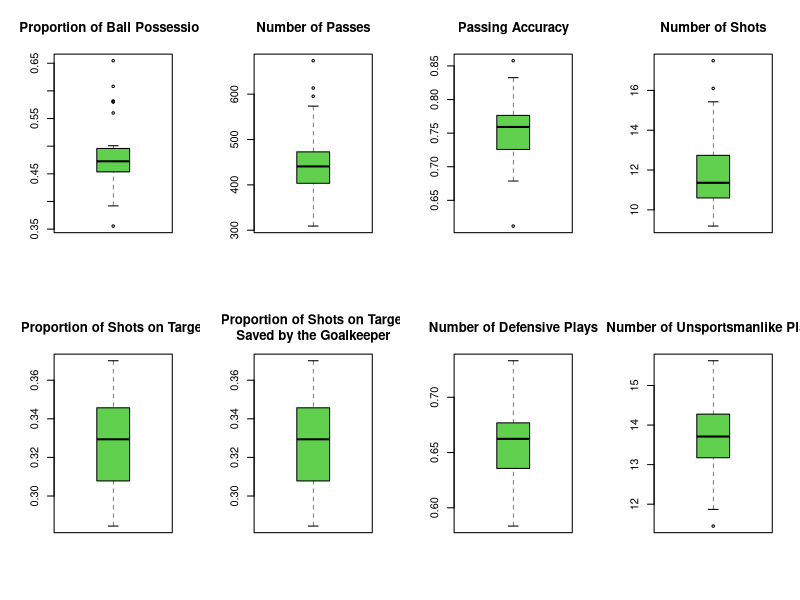
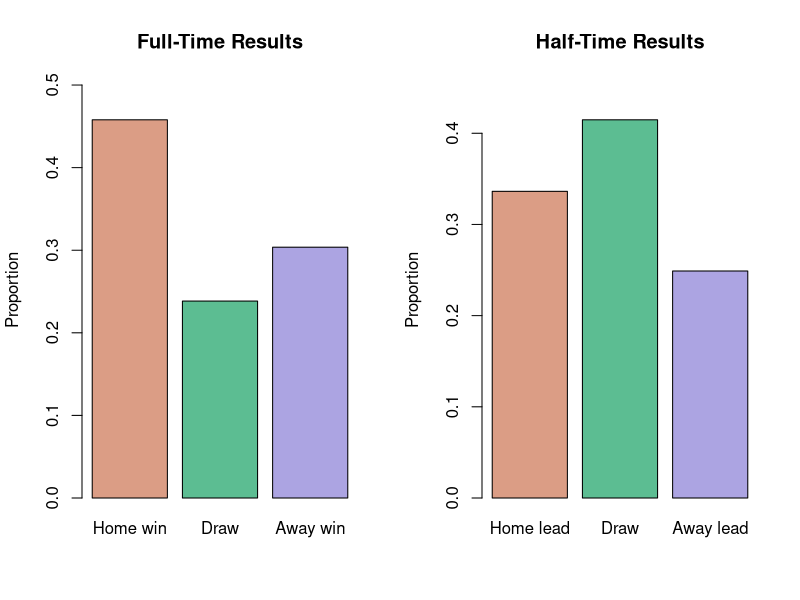
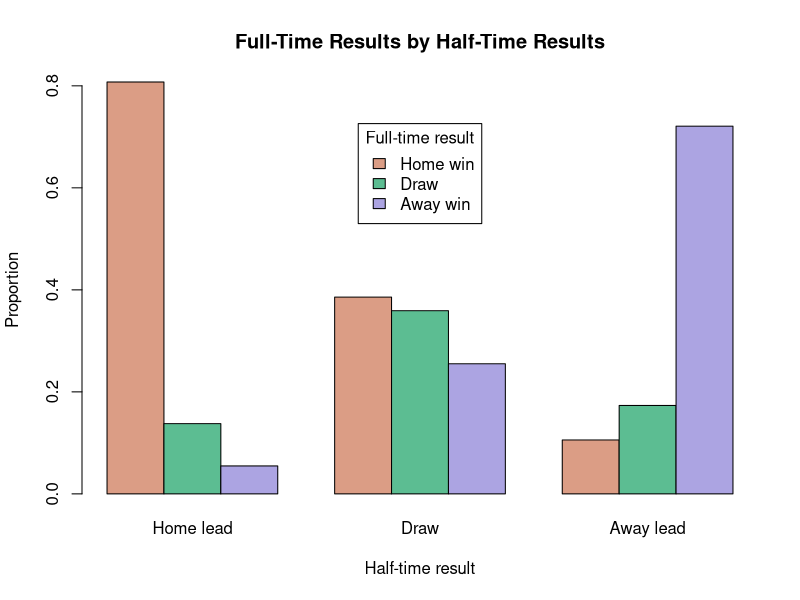
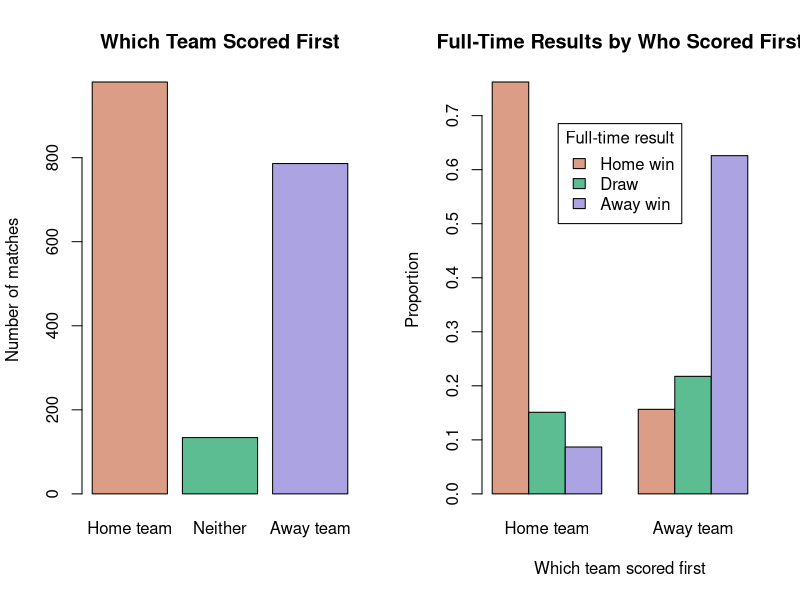
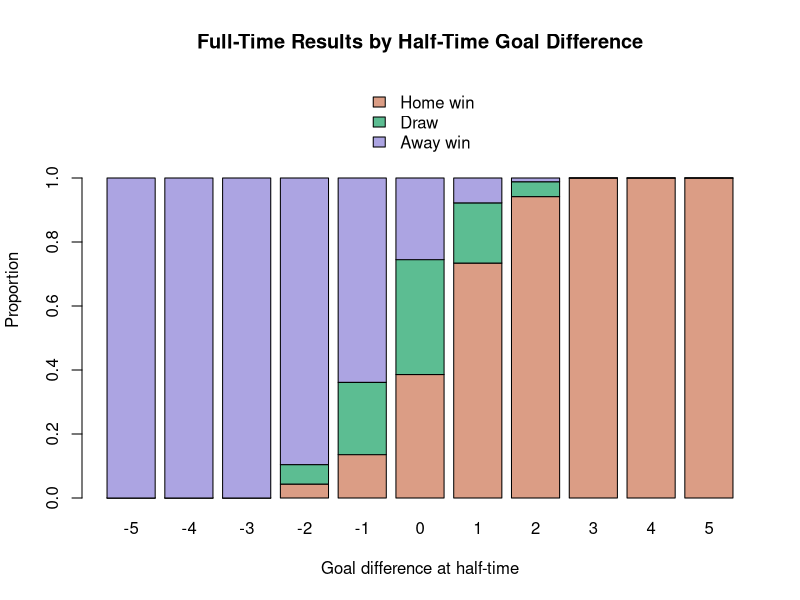
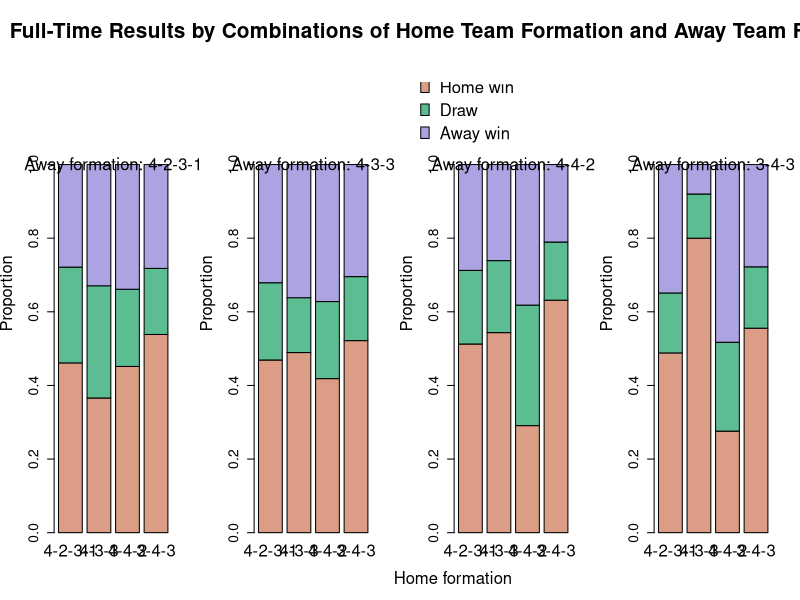
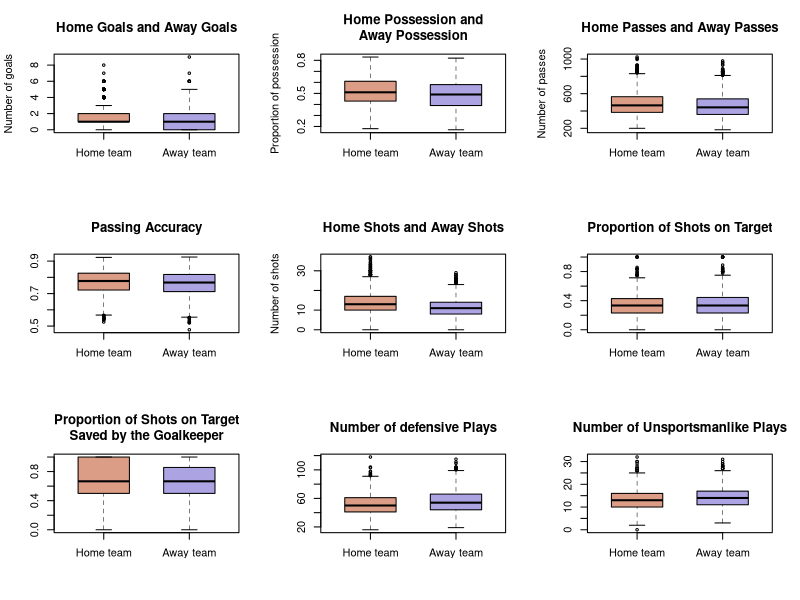
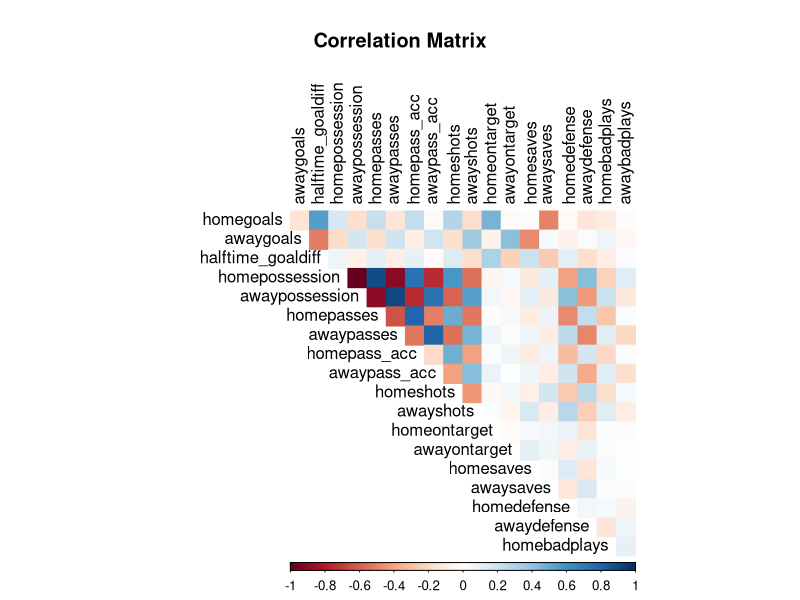

These charts were generated, in order, by the following R code:
## Analyzing match statistics and team performances in 5 seasons (2015/16 to 2019/20) of the Premier League
##
## AUTHOR: TARA NGUYEN
## Part of final project for UCLA Extension course:
## Introduction to Data Science
## Completed in December 2020

########## DATA IMPORT AND CLEANING ##########

library(readr)   ## for function read_csv()
matchstats <- read_csv('matchstats.csv')
matchstats
names(matchstats)
summary(matchstats)
colSums(is.na(matchstats))

## replace NAs

matchstats$scoredfirst[is.na(matchstats$scoredfirst)] <- 'neither'

## turn some variables into factors

matchstats$season <- as.factor(matchstats$season)
matchstats$fulltime_res <- factor(matchstats$fulltime_res,
	levels = c('home_win', 'draw', 'away_win'))
matchstats$scoredfirst <- factor(matchstats$scoredfirst,
	levels = c('home', 'neither', 'away'))
matchstats$halftime_res <- factor(matchstats$halftime_res,
	levels = c('home_lead', 'draw', 'away_lead'))
summary(matchstats)

########## DATA TRANSFORMATION ##########

## full-time and half-time results

ft_res <- c('Home win', 'Draw', 'Away win')
ht_res <- c('Home lead', 'Draw', 'Away lead')

## which team scored first

sf <- c('Home team', 'Neither', 'Away team')

##### MATCH RECORDS #####

## most home goals, most away goals

sorthomegoals <- matchstats[order(matchstats$homegoals), c(1:4, 5)]
tail(sorthomegoals)
tail(matchstats[order(matchstats$awaygoals), c(1:4, 6)])

## draws with the most goals

tail(sorthomegoals[sorthomegoals$fulltime_res == 'draw', ], 15)

## biggest home wins, biggest away wins

goaldiff <- matchstats$homegoals - matchstats$awaygoals
tail(matchstats[order(goaldiff), c(1:3, 5, 6)])
head(matchstats[order(goaldiff), c(1:3, 5, 6)])

## highest goal difference at half-time

tail(matchstats[order(matchstats$halftime_goaldiff), c(1:4, 9)])

## biggest comebacks after trailing at half-time

comeback <- cbind(matchstats[, c(1:3, 5, 6, 9)], goaldiff)
comeback <- comeback[order(comeback$halftime_goaldiff), ]

home_cb <- subset(comeback, halftime_goaldiff < 0 & goaldiff > 0)
home_cb_goals <- home_cb$goaldiff - home_cb$halftime_goaldiff
tail(home_cb[order(abs(home_cb$halftime_goaldiff), home_cb_goals), ])

away_cb <- subset(comeback, halftime_goaldiff > 0 & goaldiff < 0)
away_cb_goals <- away_cb$halftime_goaldiff - away_cb$goaldiff
tail(away_cb[order(away_cb$halftime_goaldiff, away_cb_goals), ])

## most unbalanced possession

possessdiff <- matchstats$homepossession - matchstats$awaypossession
tail(matchstats[order(abs(possessdiff)), c(1:4, 12, 13)])

## wins with the lowest possession

sorthomepossess <- matchstats[order(matchstats$homepossession), c(1:4, 12)]
head(sorthomepossess[sorthomepossess$fulltime_res == 'home_win', ])
sortawaypossess <- matchstats[order(matchstats$awaypossession), c(1:4, 13)]
head(sortawaypossess[sortawaypossess$fulltime_res == 'away_win', ])

## losses with the highest possession

tail(sorthomepossess[sorthomepossess$fulltime_res == 'away_win', ])
tail(sortawaypossess[sortawaypossess$fulltime_res == 'home_win', ])

## most/least passes by both teams combined

totalpasses <- matchstats$homepasses + matchstats$awaypasses
passes_subset <- cbind(matchstats[, c(1:4, 14, 15)], totalpasses)
tail(passes_subset[order(totalpasses), ])
head(passes_subset[order(totalpasses), ])

## biggest difference in number of accurate passes

homeaccpasses <- matchstats$homepasses * matchstats$homepass_acc
awayaccpasses <- matchstats$awaypasses * matchstats$awaypass_acc
accpassdiff <- abs(homeaccpasses - awayaccpasses)
accpass_subset <- cbind(matchstats[, c(1:4)], homeaccpasses, awayaccpasses,
	accpassdiff)
tail(accpass_subset[order(accpassdiff), ])

## most/least shots by both teams combined

totalshots <- matchstats$homeshots + matchstats$awayshots
shots_subset <- cbind(matchstats[, c(1:4, 18, 19)], totalshots)
tail(shots_subset[order(totalshots), ])
head(shots_subset[order(totalshots), ])

## wins with the least shots on target

homeshots_ot <- matchstats$homeshots * matchstats$homeontarget
homesot_subset <- cbind(matchstats[, 1:4], homeshots_ot)
homesot_subset <- homesot_subset[order(homeshots_ot), ]
head(homesot_subset[homesot_subset$fulltime_res == 'home_win', ])

awayshots_ot <- matchstats$awayshots * matchstats$awayontarget
awaysot_subset <- cbind(matchstats[, 1:4], awayshots_ot)
awaysot_subset <- awaysot_subset[order(awayshots_ot), ]
head(awaysot_subset[awaysot_subset$fulltime_res == 'away_win', ])

## losses with the most shots on target

tail(homesot_subset[homesot_subset$fulltime_res == 'away_win', ])
tail(awaysot_subset[awaysot_subset$fulltime_res == 'home_win', ])

## biggest difference in number of shots on target

sotdiff <- abs(homeshots_ot - awayshots_ot)
sot_subset <- cbind(matchstats[, 1:4], homeshots_ot, awayshots_ot, sotdiff)
tail(sot_subset[order(sot_subset$sotdiff), ])

## goalless draws with the highest number of shots on target

totalsot <- homeshots_ot + awayshots_ot
nogoal_subset <- cbind(matchstats[, c(1:3, 7)], homeshots_ot, awayshots_ot, 
	totalsot)
nogoal_subset <- subset(nogoal_subset, scoredfirst == 'neither',
	select = c(1:3, 5:7))
tail(nogoal_subset[order(nogoal_subset$totalsot), ])

## most/least defensive plays by both teams combined

totaldefense <- matchstats$homedefense + matchstats$awaydefense
defense_subset <- cbind(matchstats[, c(1:4, 24, 25)], totaldefense)
tail(defense_subset[order(totaldefense), ])
head(defense_subset[order(totaldefense), ])

## most/least unsportsmanlike plays by both teams combined

totalbadplays <- matchstats$homebadplays + matchstats$awaybadplays
badplays_subset <- cbind(matchstats[, c(1:4, 26, 27)], totalbadplays)
tail(badplays_subset[order(totalbadplays), ])
head(badplays_subset[order(totalbadplays), ])

##### CONTIGENCY TABLES ACROSS ALL MATCHES #####

## full-time results, half-time results, and which team scored first

(ft_res_tab <- table(matchstats$fulltime_res))
(ht_res_tab <- table(matchstats$halftime_res))
(sf_tab <- table(matchstats$scoredfirst))

## full-time results by half-time results

(ft_ht_tab <- xtabs(~ fulltime_res + halftime_res, matchstats))
(ft_ht_proptab <- prop.table(ft_ht_tab, 2))   ## proportions

## full-time results by who scored first

(ft_sf_tab <- xtabs(~ fulltime_res + scoredfirst, matchstats))
(ft_sf_proptab <- prop.table(ft_sf_tab, 2))   ## proportions

## full-time results by goal difference at half-time, by home goals and by away goals

(ft_htgd_tab <- xtabs(~ fulltime_res + halftime_goaldiff, matchstats))
(ft_htgd_proptab <- prop.table(ft_htgd_tab, 2))   ## proportions

## full-time results by home goals and by away goals

(ft_homegoals_tab <- xtabs(~ fulltime_res + homegoals, matchstats))
(ft_awaygoals_tab <- xtabs(~ fulltime_res + awaygoals, matchstats))

## number of unique formations

(n_formations_unique <- 
	length(unique(c(matchstats$homeformation, matchstats$awayformation))))
	## 33

## number of times each formation was used

(homefm_tab <- sort(table(matchstats$homeformation), decreasing = T))
(awayfm_tab <- sort(table(matchstats$awayformation), decreasing = T))

## number of home wins, draws, and away wins grouped by formation
## (only the most used formations included)

ft_form_tab <- xtabs(~ fulltime_res + homeformation + awayformation, 
	matchstats)
(ft_form_tab <- ft_form_tab[, names(homefm_tab[1:4]),
	names(awayfm_tab[1:4])])
(ft_form_proptab <- prop.table(ft_form_tab, 2:3))   ## proportions

##### PER-SEASON AND PER-MATCH AVERAGES AT TEAM LEVEL #####

n_teams_per_season <- 20

## all teams

(teams <- sort(unique(c(matchstats$hometeam, matchstats$awayteam))))

## abbreviate team names

teams_abbr <- toupper(substr(teams, 1, 3))
teams_abbr[which(teams_abbr == 'MAN')] <- c('MCT', 'MU')
teams_abbr[which(teams_abbr == 'WES')] <- c('WBA', 'WHU')
teams_abbr

## number of unique teams in all seasons

(n_teams_unique <- length(teams))   ## 29

## number of home/away games each team played across all seasons

n_homegames_byteam <- table(matchstats$hometeam)

## number of seasons each team played in

(n_seasons_byteam <- n_homegames_byteam / (n_teams_per_season - 1))

## teams that played in all 5 seasons

n_seasons_byteam[n_seasons_byteam == 5]
sum(n_seasons_byteam == 5)   ## 13

## season-average number of wins/draws/losses

home_res_tab <- xtabs(~ fulltime_res + hometeam, matchstats)
home_res_seasonavg <- home_res_tab / as.vector(n_seasons_byteam)
head(home_res_seasonavg)

away_res_tab <- xtabs(~ fulltime_res + awayteam, matchstats)
away_res_seasonavg <- away_res_tab / as.vector(n_seasons_byteam)
head(away_res_seasonavg)

res_seasonavg <- rbind(home_res_seasonavg[1, ] + away_res_seasonavg[3, ],
	home_res_seasonavg[2, ] + away_res_seasonavg[2, ],
	home_res_seasonavg[3, ] + away_res_seasonavg[1, ])
rownames(res_seasonavg) <- c('win', 'draw', 'loss')
(res_proptab <- prop.table(res_seasonavg, 2))   ## proportions

## season-average number of times each team scored/conceded first, grouped by full-time results

home_sf_res_tab <- xtabs(~ hometeam + scoredfirst + fulltime_res, 
	matchstats)
home_sf_res_seasonavg <- home_sf_res_tab / as.vector(n_seasons_byteam)
head(home_sf_res_seasonavg[, , 2])

away_sf_res_tab <- xtabs(~ awayteam + scoredfirst + fulltime_res, 
	matchstats)
away_sf_res_seasonavg <- away_sf_res_tab / as.vector(n_seasons_byteam)
head(away_sf_res_seasonavg[, , 2])

## season-average number of wins after conceding first

concf_win_seasonavg <- rbind(home_sf_res_seasonavg[, 'away', 'home_win'], 
	away_sf_res_seasonavg[, 'home', 'away_win'])
rownames(concf_win_seasonavg) <- c('home_win', 'away_win')
concf_win_seasonavg

## percentage of times each team won after conceding first

home_concf_win_prop <- prop.table(home_sf_res_tab[, 'away', ], 1)
away_concf_win_prop <- prop.table(away_sf_res_tab[, 'home', ], 1)
concf_win_prop <- cbind(home_concf_win_prop[, 'home_win'],
	away_concf_win_prop[, 'away_win'])
colnames(concf_win_prop) <- c('Home', 'Away')
head(concf_win_prop)

## season-average number of losses after scoring first

sf_loss_seasonavg <- rbind(home_sf_res_seasonavg[, 'home', 'away_win'], 
	away_sf_res_seasonavg[, 'away', 'home_win'])
rownames(sf_loss_seasonavg) <- c('home_loss', 'away_loss')
sf_loss_seasonavg

## season-average number of half-time leads/draws/trails, grouped by full-time results

home_ft_ht_tab <- xtabs(~ hometeam + halftime_res + fulltime_res,
	matchstats)
colnames(home_ft_ht_tab) <- c('lead', 'draw', 'trail')
home_ht_ft_seasonavg <- home_ft_ht_tab / as.vector(n_seasons_byteam)
head(home_ht_ft_seasonavg[, , 1])

away_ft_ht_tab <- xtabs(~ awayteam + halftime_res + fulltime_res,
	matchstats)
colnames(away_ft_ht_tab) <- c('trail', 'draw', 'lead')
away_ht_ft_seasonavg <- away_ft_ht_tab / as.vector(n_seasons_byteam)
head(away_ht_ft_seasonavg[, , 1])

## season-average number of wins after trailing at half-time

httrail_win_seasonavg <- rbind(home_ht_ft_seasonavg[, 'trail', 'home_win'],
	away_ht_ft_seasonavg[, 'trail', 'away_win'])
rownames(httrail_win_seasonavg) <- c('home_win', 'away_win')
httrail_win_seasonavg

## percentage of times each team won after trailing at half-time

home_httrail_win_prop <- prop.table(home_ft_ht_tab[, 'trail', ])
away_httrail_win_prop <- prop.table(away_ft_ht_tab[, 'trail', ])
httrail_win_prop <- cbind(home_httrail_win_prop[, 'home_win'],
	away_httrail_win_prop[, 'away_win'])
colnames(httrail_win_prop) <- c('Home', 'Away')
head(httrail_win_prop)

## season-average number of losses after leading at half-time

htlead_loss_seasonavg <- rbind(home_ht_ft_seasonavg[, 'lead', 'away_win'], 
	away_ht_ft_seasonavg[, 'lead', 'home_win'])
rownames(htlead_loss_seasonavg) <- c('home_loss', 'away_loss')
htlead_loss_seasonavg

## season-average number of clean sheets

(cleansh_seasonavg <- (xtabs(~ hometeam + awaygoals, matchstats)[, 1] +
	xtabs(~ awayteam + homegoals, matchstats)[, 1]) / n_seasons_byteam)

## match-average stats

home_matchavg <- aggregate(cbind(homegoals, awaygoals, halftime_goaldiff, 
	homepossession, homepasses, homepass_acc, homeshots, homeontarget, 
	homesaves, homedefense, homebadplays) ~ hometeam, matchstats, mean)
colnames(home_matchavg) <- c('team', 'goalsscored', 'goalsconceded', 
	'ht_goaldiff', 'possession', 'passes', 'pass_acc', 'shots', 'ontarget', 
	'saves', 'defense', 'badplays')

away_matchavg <- aggregate(cbind(homegoals, awaygoals, halftime_goaldiff, 
	awaypossession, awaypasses, awaypass_acc, awayshots, awayontarget, 
	awaysaves, awaydefense, awaybadplays) ~ awayteam, matchstats, mean)
colnames(away_matchavg) <- c('team', 'goalsconceded', 'goalsscored', 
	'ht_goaldiff', 'possession', 'passes', 'pass_acc', 'shots', 'ontarget', 
	'saves', 'defense', 'badplays')

matchavg <- cbind(home_matchavg[, 1:3], away_matchavg[, 3:2], 
	(home_matchavg[, 2] + away_matchavg[, 3]) / 2,
	(home_matchavg[, 3] + away_matchavg[, 2]) / 2)
matchavg <- cbind(matchavg,
	(home_matchavg[, -(1:3)] + away_matchavg[, -(1:3)]) / 2)
colnames(matchavg)
colnames(matchavg)[2:7] <- c('homescored', 'homeconceded', 'awayscored', 
	'awayconceded', 'totalscored', 'totalconceded')
matchavg$ft_goaldiff <- with(matchavg, 
	(homescored + awayscored - homeconceded - awayconceded) / 2)
colnames(matchavg)
matchavg <- matchavg[, c(1:7, 17, 8:16)]
format(head(matchavg), digits = 4)

##### SEASON-END STATS AT TEAM LEVEL #####

seasons <- levels(matchstats$season)

## teams in each season

library(reshape2)   ## for function melt()

teams_byseason <- t(aggregate(hometeam ~ season, matchstats, 
	function(x) sort(unique(x))))
teams_byseason <- teams_byseason[-1, ]
colnames(teams_byseason) <- seasons
teams_byseason <- melt(teams_byseason, varnames = c('', 'season'),
	value.name = 'team')
teams_byseason <- teams_byseason[, -1]
teams_byseason[c(1:5, 21:25), ]

## season-total number of wins/draws/losses

homewin_byseason <- aggregate(fulltime_res ~ hometeam + season, matchstats, 
	function(x) sum(x == 'home_win'))
awaywin_byseason <- aggregate(fulltime_res ~ awayteam + season, matchstats, 
	function(x) sum(x == 'away_win'))
win_byseason <- cbind(teams_byseason,
	homewin_byseason[, 3] + awaywin_byseason[, 3])
colnames(win_byseason)[3] <- 'win'

homedraw_byseason <- aggregate(fulltime_res ~ hometeam + season, matchstats, 
	function(x) sum(x == 'draw'))
awaydraw_byseason <- aggregate(fulltime_res ~ awayteam + season, matchstats, 
	function(x) sum(x == 'draw'))
draw_byseason <- cbind(teams_byseason,
	homedraw_byseason[, 3] + awaydraw_byseason[, 3])
colnames(draw_byseason)[3] <- 'draw'

homeloss_byseason <- aggregate(fulltime_res ~ hometeam + season, matchstats, 
	function(x) sum(x == 'away_win'))
awayloss_byseason <- aggregate(fulltime_res ~ awayteam + season, matchstats, 
	function(x) sum(x == 'home_win'))
loss_byseason <- cbind(teams_byseason,
	homeloss_byseason[, 3] + awayloss_byseason[, 3])
colnames(loss_byseason)[3] <- 'loss'

res_byseason <- cbind(win_byseason, draw_byseason[, 3], loss_byseason[, 3])
colnames(res_byseason)[4:5] <- c('draw', 'loss')
head(res_byseason)

## season-total number of points earned (3 for each win, 1 for each draw)

pts_byseason <- cbind(res_byseason[, 1:2],
	res_byseason$win * 3 + res_byseason$draw)
colnames(pts_byseason)[3] <- 'points'
head(pts_byseason)

## season-total number of goals scored/conceded

homesc_byseason <- aggregate(homegoals ~ hometeam + season, matchstats, sum)
awaysc_byseason <- aggregate(awaygoals ~ awayteam + season, matchstats, sum)
scored_byseason <- cbind(teams_byseason,
	homesc_byseason[, 3] + awaysc_byseason[, 3])
colnames(scored_byseason)[3] <- 'goalsscored'
head(scored_byseason)

homeconc_byseason <- aggregate(awaygoals ~ hometeam + season, matchstats, 
	sum)
awayconc_byseason <- aggregate(homegoals ~ awayteam + season, matchstats, 
	sum)
conceded_byseason <- cbind(teams_byseason,
	homeconc_byseason[, 3] + awayconc_byseason[, 3])
colnames(conceded_byseason)[3] <- 'goalsconceded'
head(conceded_byseason)

## season-total goal difference

goaldiff_byseason <- cbind(teams_byseason,
	scored_byseason[3] - conceded_byseason[3])
colnames(goaldiff_byseason)[3] <- 'goaldiff'
head(goaldiff_byseason)

##### TEAM RANKINGS #####

## rankings at the end of each season

ranktab_byseason <- cbind(res_byseason, pts_byseason[3], scored_byseason[3], 
	conceded_byseason[3])

## season-total goal difference
ranktab_byseason$goaldiff <- 
	ranktab_byseason$goalsscored - ranktab_byseason$goalsconceded

## ranks
ranktab_byseason <- ranktab_byseason[with(ranktab_byseason, 
	order(season, points, goaldiff, goalsscored, goalsconceded, 
	decreasing = c(F, rep(T, 4)))), ]
ranktab_byseason$rank <- rep(1:n_teams_per_season, length(seasons))
ncol <- ncol(ranktab_byseason)
ranktab_byseason <- ranktab_byseason[, c(ncol, 1:(ncol-1))]
head(ranktab_byseason)
tail(ranktab_byseason)

## rankings across all seasons

ranktab_allseasons <- cbind(n_homegames_byteam * 2, 
	aggregate(cbind(win, draw, loss, points, goalsscored, goalsconceded, 
		goaldiff) ~ team, ranktab_byseason, mean)[, -1])
head(ranktab_allseasons)
colnames(ranktab_allseasons)[1:2] <- c('team', 'matches')

## ranks
ranktab_allseasons <- ranktab_allseasons[with(ranktab_allseasons, 
	order(points, goaldiff, goalsscored, decreasing = T)), ]
ranktab_allseasons$rank <- 1:nrow(ranktab_allseasons)
ncol <- ncol(ranktab_allseasons)
ranktab_allseasons <- ranktab_allseasons[, c(ncol, 1:(ncol-1))]
head(ranktab_allseasons)   ## teams with the highest average points/season
tail(ranktab_allseasons)   ## teams with the lowest average points/season

##### TEAM RECORDS #####

## most/least wins/draws/losses in a season

tail(ranktab_byseason[order(ranktab_byseason$win), ])
head(ranktab_byseason[order(ranktab_byseason$win), ])
tail(ranktab_byseason[order(ranktab_byseason$draw), ])
head(ranktab_byseason[order(ranktab_byseason$draw), ])
tail(ranktab_byseason[order(ranktab_byseason$loss), ])
head(ranktab_byseason[order(ranktab_byseason$loss), ])

## most/least total wins/draws/losses per season

tail(ranktab_allseasons[order(ranktab_allseasons$win), ])
head(ranktab_allseasons[order(ranktab_allseasons$win), ])
tail(ranktab_allseasons[order(ranktab_allseasons$draw), ])
head(ranktab_allseasons[order(ranktab_allseasons$draw), ])
tail(ranktab_allseasons[order(ranktab_allseasons$loss), ])
head(ranktab_allseasons[order(ranktab_allseasons$loss), ])

## most/least points in a season

tail(ranktab_byseason[order(ranktab_byseason$points), ])
head(ranktab_byseason[order(ranktab_byseason$points), ])

## most season-average wins after conceding first

tail(sort(colSums(concf_win_seasonavg)))

## most season-average losses after scoring first

tail(sort(colSums(sf_loss_seasonavg)))

## most season-average wins after trailing at half-time

tail(sort(colSums(httrail_win_seasonavg)))

## most season-average losses after leading at half-time

tail(sort(colSums(htlead_loss_seasonavg)))

## most clean sheets per season

tail(sort(cleansh_seasonavg))

## most/least goals scored/conceded in a season

tail(ranktab_byseason[order(ranktab_byseason$goalsscored), ])
head(ranktab_byseason[order(ranktab_byseason$goalsscored), ])
tail(ranktab_byseason[order(ranktab_byseason$goalsconceded), ])
head(ranktab_byseason[order(ranktab_byseason$goalsconceded), ])

## highest/lowest goal difference in a season

tail(ranktab_byseason[order(ranktab_byseason$goaldiff), ])
head(ranktab_byseason[order(ranktab_byseason$goaldiff), ])

########## DATA VISUALIZATION ##########

## function for getting colors for plots
## n: number of colors needed
## i: index of the color palette listed in hcl.pals('qualitative')
## i = 1: "Pastel 1"
## i = 2: "Dark 2"
## i = 3: "Dark 3"
## i = 4: "Set 2"
## i = 5: "Set 3"
## i = 6: "Warm"
## i = 7: "Cold"
## i = 8: "Harmonic"
## i = 9: "Dynamic"
## i > 9: the list of palettes gets recycled
## alpha: color transparency; a single number or a vector of numbers between 0 and 1

getcol <- function(n, i, alpha = NULL) {
	if (i %% 9 != 0) {
		i <- i %% 9
	}
	hcl.colors(n, hcl.pals('qualitative')[i], alpha = alpha)
}

## colors for plots of home team vs. away team

col_hva <- getcol(3, 9)[c(1, 3)]

## function for setting the y-axis limits
## dat: data to be plotted

set_ylim <- function(dat) {
	ylim <- c(0, max(dat)) * 1.1
}

## function for saving plots as png files
## name: a descriptive name for the file (without the .png extension)
## w, h: width and height (in pixels) of the image

saveaspng <- function(name, w = 700, h = 480) {
	filename <- paste0('epldat5seasons/Plots/', name, '.png')
	png(filename, w, h)
}

##### PLOTS OF CONTIGENCY TABLES #####

saveaspng('fulltime-halftime-results1')
par(mfrow = c(1, 2))
barplot(prop.table(ft_res_tab), main = 'Full-Time Results', 
	names.arg = ft_res, ylab = 'Proportion', col = getcol(3, 9),
	ylim = set_ylim(prop.table(ft_res_tab)))
barplot(prop.table(ht_res_tab), main = 'Half-Time Results', 
	names.arg = ht_res, ylab = 'Proportion', col = getcol(3, 9),
	ylim = set_ylim(prop.table(ht_res_tab)))
par(mfrow = c(1, 1))
dev.off()
saveaspng('fulltime-halftime-results2')
barplot(ft_ht_proptab, main = 'Full-Time Results by Half-Time Results',
	names.arg = ht_res, xlab = 'Half-time result', ylab = 'Proportion',
	col = getcol(3, 9), beside = T, legend.text = ft_res, 
	args.legend = list(x = 'top', title = 'Full-time result', inset = .1))
dev.off()

saveaspng('fulltime-results-scoredfirst')
par(mfrow = c(1, 2))
barplot(sf_tab, main = 'Which Team Scored First', names.arg = sf,
	ylab = 'Number of matches', col = getcol(3, 9))
barplot(ft_sf_proptab[, -2], main = 'Full-Time Results by Who Scored First',
	names.arg = sf[-2], xlab = 'Which team scored first',
	ylab = 'Proportion', beside = T, col = getcol(3, 9),
	legend.text = ft_res, args.legend = list(x = 'top',
	title = 'Full-time result', inset = .1))
par(mfrow = c(1, 1))
dev.off()

saveaspng('fulltime-results-halftime-goaldiff')
barplot(ft_htgd_proptab, col = getcol(3, 9), ylim = c(0, 1.3), axes = F,
	main = 'Full-Time Results by Half-Time Goal Difference',
	xlab = 'Goal difference at half-time', ylab = 'Proportion')
## draw y-axis
axis(2, seq(0, 1, .2))
## add legend
legend('top', ft_res, fill = getcol(3, 9), bty = 'n')
dev.off()

saveaspng('formations', 1000)
par(mfrow = c(1, 4))
for (i in 1:4) {
	bp <- barplot(ft_form_proptab[, , i], col = getcol(3, 9), axes = F, 
		axisnames = F, ylim = c(0, 1.3), ylab = 'Proportion', 
		cex.lab = 1.5)
	## draw y-axis
	axis(2, seq(0, 1, .2), cex.axis = 1.25)
	## add info on teams' formations
	mtext(paste('Away formation:', dimnames(ft_form_proptab)[[3]][i]),
		line = -9)
	mtext(dimnames(ft_form_proptab)[[2]], at = bp, side = 1, line = 1)
}
par(mfrow = c(1, 1))
## add title and x-axis label
title <- 'Full-Time Results by Combinations of Home Team Formation and Away Team Formation'
xlab <- 'Home formation'
mtext(c(title, xlab), side = c(3, 1), line = c(2, 3.5), font = c(2, 1), 
	cex = c(1.25, 1))
## add legend
legend('topleft', ft_res, fill = getcol(3, 9), bty = 'n', 
	inset = c(.41, .02))
dev.off()

##### PLOTS OF NUMERIC VARIABLES #####

xnames <- c('Home team', 'Away team')

saveaspng('numericvars', 600)
par(mfrow = c(3, 3))
with(matchstats, boxplot(homegoals, awaygoals, col = col_hva,
	main = 'Home Goals and Away Goals', names = xnames,
	ylab = 'Number of goals', boxwex = .6, medlwd = 2, whisklwd = .5, 
	staplewex = .3, outcex = .5))
with(matchstats, boxplot(homepossession, awaypossession, col = col_hva,
	main = 'Home Possession and\nAway Possession', names = xnames,
	ylab = 'Proportion of possession', boxwex = .6, medlwd = 2, 
	whisklwd = .5, staplewex = .3, outcex = .5))
with(matchstats, boxplot(homepasses, awaypasses, col = col_hva,
	main = 'Home Passes and Away Passes', names = xnames,
	ylab = 'Number of passes', boxwex = .6, medlwd = 2, whisklwd = .5, 
	staplewex = .3, outcex = .5))
with(matchstats, boxplot(homepass_acc, awaypass_acc, col = col_hva,
	main = 'Passing Accuracy', names = xnames, boxwex = .6, medlwd = 2, 
	whisklwd = .5, staplewex = .3, outcex = .5))
with(matchstats, boxplot(homeshots, awayshots, col = col_hva,
	main = 'Home Shots and Away Shots', names = xnames,
	ylab = 'Number of shots', boxwex = .6, medlwd = 2, whisklwd = .5, 
	staplewex = .3, outcex = .5))
with(matchstats, boxplot(homeontarget, awayontarget, col = col_hva,
	main = 'Proportion of Shots on Target', names = xnames, boxwex = .6, 
	medlwd = 2, whisklwd = .5, staplewex = .3, outcex = .5))
with(matchstats, boxplot(homesaves, awaysaves, col = col_hva,
	main = 'Proportion of Shots on Target\nSaved by the Goalkeeper',
	names = xnames, boxwex = .6, medlwd = 2, whisklwd = .5, staplewex = .3, 
	outcex = .5))
with(matchstats, boxplot(homedefense, awaydefense, col = col_hva,
	main = 'Number of defensive Plays', names = xnames, boxwex = .6, 
	medlwd = 2, whisklwd = .5, staplewex = .3, outcex = .5))
with(matchstats, boxplot(homebadplays, awaybadplays, col = col_hva,
	main = 'Number of Unsportsmanlike Plays', names = xnames, boxwex = .6, 
	medlwd = 2, whisklwd = .5, staplewex = .3, outcex = .5))
par(mfrow = c(1, 1))
dev.off()

## visualization of correlation matrix

library(corrplot)   ## for function corrplot()

saveaspng('correlation-matrix', 480)
corrplot(cor(matchstats[, c(5:6, 9, 12:27)]), method = 'color', 
	title = 'Correlation Matrix', type = 'upper', diag = F, 
	mar = c(0, 0, 4, 0), tl.col = 1, cl.pos = 'b', cl.ratio = .1)
dev.off()

## pairwise scatterplot matrix, color-coded by full-time results

saveaspng('scatterplot-matrix')
plot(matchstats[, c(5:6, 9, 12, 20:23)], col = matchstats$fulltime_res, 
	main = 'Pairwise Scatterplot Matrix', pch = 20, cex = .8,
	lower.panel = NULL)
## add legend
legend('left', ft_res, title = 'Full-time result', col = 1:3, pch = 20, 
	cex = .8, inset = .1)
dev.off()

##### PLOTS OF PER-SEASON AND PER-MATCH AVERAGES #####

saveaspng('win-draw-loss', 1280)
barplot(res_proptab, col = getcol(3, 9), ylim = c(0, 1.3), axes = F,
	main = paste('Season-Average Numbers of Wins, Draws, and Losses,',
	'Grouped by Team'), names.arg = teams_abbr, xlab = 'Team',
	ylab = 'Proportion')
## draw y-axis
axis(2, seq(0, 1, .2))
## add legend
legend('top', ft_res, fill = getcol(3, 9), bty = 'n')
dev.off()

saveaspng('win-concfirst-seasonavg', 1280)
barplot(concf_win_seasonavg, col = getcol(2, 9), names.arg = teams_abbr,
	main = paste('Season-Average Number of Times A Team Won',
	'After Conceding First'), ylim = c(0, max(concf_win_seasonavg) * 1.1), 
	ylab = 'Number of matches', xlab = 'Team')
## add legend
legend('topleft', c('Home win', 'Away win'), fill = getcol(2, 9), 
	inset = c(.15, .05), horiz = T)
dev.off()

saveaspng('win-concfirst-prop', 480)
boxplot(concf_win_prop, col = col_hva, ylab = 'Proportion',
	main = 'Proportion of Times A Team Won After Conceding First', 
	boxwex = .6, medlwd = 2, whisklwd = .5, staplewex = .3, outcex = .5)
dev.off()

saveaspng('win-trailatht-seasonavg', 1280)
barplot(httrail_win_seasonavg, col = getcol(2, 9), names.arg = teams_abbr,
	main = paste('Season-Average Number of Times A Team Won',
	'After Trailing at Half-Time'), ylab = 'Number of matches',
	xlab = 'Team')
## add legend
legend('top', c('Home win', 'Away win'), fill = getcol(2, 9), inset = .1, 
	horiz = T)
dev.off()

saveaspng('win-trailatht-prop', 480)
boxplot(httrail_win_prop, col = col_hva, ylab = 'Proportion',
	main = 'Proportion of Times A Team Won After Trailing at Half-Time', 
	boxwex = .6, medlwd = 2, whisklwd = .5, staplewex = .3, outcex = .5)
dev.off()

## PLOTS OF NUMERIC VARIABLES

saveaspng('team-matchavg-goals-homevsaway', 600)
par(mfrow = c(1, 2))
with(matchavg, boxplot(homescored, awayscored, col = col_hva,
	main = 'Average Number of Goals Scored\nPer Match at Home Vs. Away', 
	cex.axis = .8, names = c('Home', 'Away'), ylab = 'Number of goals', 
	boxwex = .6, medlwd = 2, whisklwd = .5, staplewex = .3, outcex = .5))
with(matchavg, boxplot(homeconceded, awayconceded, col = col_hva,
	main = 'Average Number of Goals Conceded\nPer Match at Home Vs. Away', 
	cex.axis = .8, names = c('Home', 'Away'), ylab = 'Number of goals', 
	boxwex = .6, medlwd = 2, whisklwd = .5, staplewex = .3, outcex = .5))
par(mfrow = c(1, 1))
dev.off()

par(mfrow = c(2, 4))
boxplot(matchavg$possession, main = 'Proportion of Ball Possession',
	col = 3, boxwex = .6, medlwd = 2, whisklwd = .5, staplewex = .3, 
	outcex = .5)
boxplot(matchavg$passes, main = 'Number of Passes', col = 3, 
	boxwex = .6, medlwd = 2, whisklwd = .5, staplewex = .3, outcex = .5)
boxplot(matchavg$pass_acc, main = 'Passing Accuracy', col = 3, 
	boxwex = .6, medlwd = 2, whisklwd = .5, staplewex = .3, outcex = .5)
boxplot(matchavg$shots, main = 'Number of Shots', col = 3, 
	boxwex = .6, medlwd = 2, whisklwd = .5, staplewex = .3, outcex = .5)
boxplot(matchavg$ontarget, main = 'Proportion of Shots on Target', 
	col = 3, boxwex = .6, medlwd = 2, whisklwd = .5, staplewex = .3, 
	outcex = .5)
boxplot(matchavg$ontarget, col = 3,
	main = 'Proportion of Shots on Target\nSaved by the Goalkeeper', 
	boxwex = .6, medlwd = 2, whisklwd = .5, staplewex = .3, outcex = .5)
boxplot(matchavg$saves, main = 'Number of Defensive Plays', col = 3, 
	boxwex = .6, medlwd = 2, whisklwd = .5, staplewex = .3, outcex = .5)
boxplot(matchavg$badplays, main = 'Number of Unsportsmanlike Plays', 
	col = 3, boxwex = .6, medlwd = 2, whisklwd = .5, staplewex = .3, 
	outcex = .5)
par(mfrow = c(1, 1))

saveaspng('team-matchavg-possession', 1280)
barplot(matchavg$possession, col = getcol(n_teams_unique, 1),
	main = 'Average Proportion of Ball Possession Per Match', ylab = 'Team',
	names.arg = teams_abbr, ylim = c(0, max(matchavg$possession) * 1.1))
dev.off()

saveaspng('team-matchavg-passes', 1280)
barplot(matchavg$passes, col = getcol(n_teams_unique, 1),
	main = 'Average Number of Passes Per Match', ylab = 'Team',
	names.arg = teams_abbr, ylim = c(0, max(matchavg$passes) * 1.1))
dev.off()

saveaspng('team-matchavg-pass_acc', 1280)
barplot(matchavg$pass_acc, col = getcol(n_teams_unique, 1),
	main = 'Average Passing Accuracy Per Match', ylab = 'Team',
	names.arg = teams_abbr, ylim = c(0, max(matchavg$pass_acc) * 1.1))
dev.off()

saveaspng('team-matchavg-shots', 1280)
barplot(matchavg$shots, col = getcol(n_teams_unique, 1),
	main = 'Average Number of Shots Per Match', ylab = 'Team',
	names.arg = teams_abbr, ylim = c(0, max(matchavg$shots) * 1.1))
dev.off()

saveaspng('team-matchavg-ontarget', 1280)
barplot(matchavg$ontarget, col = getcol(n_teams_unique, 1),
	main = 'Average Proportion of Shots on Target Per Match', ylab = 'Team', 
	names.arg = teams_abbr, ylim = c(0, max(matchavg$ontarget) * 1.1))
dev.off()

saveaspng('team-matchavg-saves', 1280)
barplot(matchavg$saves, col = getcol(n_teams_unique, 1),
	main = paste('Average Proportion of Shots on Target Saved by',
	'the Goalkeeper Per Match'), ylab = 'Team', names.arg = teams_abbr, 
	ylim = c(0, max(matchavg$saves) * 1.1))
dev.off()

saveaspng('team-matchavg-defense', 1280)
barplot(matchavg$defense, col = getcol(n_teams_unique, 1),
	main = 'Average Number of Defensive Plays Per Match', ylab = 'Team', 
	names.arg = teams_abbr, ylim = c(0, max(matchavg$defense) * 1.1))
dev.off()

saveaspng('team-matchavg-badplays', 1280)
barplot(matchavg$badplays, col = getcol(n_teams_unique, 1), ylab = 'Team',
	main = 'Average Number of Unsportsmanlike Plays Per Match',
	names.arg = teams_abbr, ylim = c(0, max(matchavg$badplays) * 1.1))
dev.off()

########## STATISTICAL ANALYSES ##########

##### CLASSIFICATION OF FULL-TIME RESULTS USING RANDOM FORESTS #####

## split data into training set (70%) and test set (30%)
## select only variables that are going to be in the model

nrow <- nrow(matchstats)
ntrain <- round(nrow * .7)
set.seed(264)   ## for reproducible results
index <- sample(nrow, ntrain)
(trainset <- matchstats[index, c(4:7, 9, 12, 20:23)])
(testset <- matchstats[-index, c(4:7, 9, 12, 20:23)])

library(randomForest)   ## to use random forest algorith

(rf <- randomForest(fulltime_res ~ ., trainset, importance = T))
## Number of trees: 500
## No. of variables tried at each split: 3
## OOB estimate of error rate: .45%

## plot error rates vs. number of trees

saveaspng('randomforest-error-vs-ntree')
plot(rf, main = paste('Error Rates as a Function of the Number of Trees',
	'in the Random Forest'))
## add legend
legend('topright', c('Out-of-bag sample', 'Home-win class', 'Draw class', 
	'Away-win class'), lty = 1:4, col = 1:4)
dev.off()

## use model rf to classify full-time results in the test set

pred <- predict(rf, testset)

## confusion matrix of predicted values and actual values in test set

table(pred, testset$fulltime_res)

## number of misclassifcations and error rate in the test set

(n_misclass <- sum(testset$fulltime_res != pred))   ## 2
(mean(testset$fulltime_res != pred) * 100)   ## .35%

## fine-tune the model by varying the number of variables tried at each split

testset_err_rate_new <- c()
oob_error <- c()
for (i in 1:(ncol(trainset) - 1)) {
	rf_new <- randomForest(fulltime_res ~ ., trainset, mtry = i,
		importance = T)
	
	## new predicted values for the test set
	pred_new <- predict(rf_new, testset)
	
	## new misclassification rate in the test set
	testset_err_rate_new[i] <- mean(testset$fulltime_res != pred_new)

	## new out-of-bag error estimate
	oob_error[i] <- rf_new$err.rate[rf_new$ntree, 1]
}

## plot new error rates vs. number of variables tried at each split

saveaspng('randomforest-finetune')
par(mfrow = c(1, 2))
plot(testset_err_rate_new, type = 'b', col = 3, 
	xlab = 'Number of variables', ylab = 'Error rate in the test set')
plot(oob_error, type = 'b', col = 4, lty = 2, pch = 20, 
	xlab = 'Number of variables', ylab = 'Out-of-bag error estimate')
## add title
title <- paste('Error Rates in the Test Set and Out-of-Bag Error Estimates',
	'as a Function of\nthe Number of Variables Tried at Each Split')
par(mfrow = c(1, 1))
mtext(title, line = 1, font = 2, cex = 1.2)
dev.off()

## importance matrix for the original model (rf)

importance <- importance(rf)
importance[order(importance[, 4], importance[, 5], decreasing = T), ]

## variable importance plot

saveaspng('randomforest-varimportance')
varImpPlot(rf, main = 'Variable Importance in the Random Forest')
dev.off()

## how many times each variable was used in the random forest

use_counts <- varUsed(rf)
names(use_counts) <- colnames(trainset)[-1]
sort(use_counts, decreasing = T)

## partial dependence plots for the three most important variables

## get the coordinates to find out the limits on the axes
pdp <- vector('list', 5)
pdp[[1]] <- partialPlot(rf, as.data.frame(trainset), homegoals, 'home_win', 
	plot = F)
pdp[[2]] <- partialPlot(rf, as.data.frame(trainset), homegoals, 'draw',
	plot = F)
pdp[[3]] <- partialPlot(rf, as.data.frame(trainset), homegoals, 'away_win', 
	plot = F)
pdp[[4]] <- partialPlot(rf, as.data.frame(trainset), awaygoals, 'home_win', 
	plot = F)
pdp[[5]] <- partialPlot(rf, as.data.frame(trainset), awaygoals, 'away_win', 
	plot = F)

xlim <- range(sapply(pdp, function(x) range(x$x)))
ylim <- range(sapply(pdp, function(x) range(x$y))) * c(1.1, 1.5)

## draw the plots

saveaspng('randomforest-partialdependence-numeric')
plot(pdp[[1]], type = 'b', col = 3, lty = 2, lwd = 2, xlim = xlim, 
	ylim = ylim, main = paste('Partial Dependence of Full-Time Results on', 
	'the Numbers of Home Goals and Away Goals'), xlab = 'Number of goals', 
	ylab = 'Partial dependence')
lines(pdp[[2]], type = 'b', col = 3, lty = 3, lwd = 3, pch = 0)
lines(pdp[[3]], type = 'b', col = 3, lty = 4, lwd = 2, pch = 2)
lines(pdp[[4]], type = 'b', col = 4, lty = 2, lwd = 2, pch = 16)
lines(pdp[[5]], type = 'b', col = 4, lty = 4, lwd = 2, pch = 17)
## add legends
legend('topleft', c('Home win', 'Draw', 'Away win'), col = 3, lty = 2:4,
	lwd = c(2, 3, 2), pch = c(1, 0, 2), title = 'Dependence on home goals', 
	box.lwd = .5)
legend('topright', c('Home win', 'Away win'), col = 4, lty = c(2, 4),
	lwd = 2, pch = c(16, 17), title = 'Dependence on away goals', 
	box.lwd = .5)
## add horizontal line at y = 0
abline(h = 0, col = 'red', lty = 5)
dev.off()

saveaspng('randomforest-partialdependence-sf', 750)
classes <- levels(trainset$fulltime_res)
par(mfrow = c(1, 3))
for (i in seq_along(classes)) {
	pdp_sf <- partialPlot(rf, as.data.frame(trainset), scoredfirst,
		classes[i], plot = F)
	bp <- barplot(pdp_sf$y, col = getcol(3, 9)[i], axes = F, axisnames = F,
		ylim = range(pdp_sf$y) + c(-.2, 1), ylab = 'Partial dependence',
		cex.lab = 1.5)
	## draw y-axis
	axis(2, cex.axis = 1.2)
	## add x-axis names
	mtext(sf, at = bp, side = 1, line = .5, cex = .9)
	## add legend
	legend('top', ft_res[i], fill = getcol(3, 9)[i], cex = 1.4, 
		inset = .02, box.lwd = .5)
}
par(mfrow = c(1, 1))
## add title and x-axis label
title <- 'Partial Dependence of Full-Time Results on Which Team Scored First'
xlab <- 'Which team scored first'
mtext(c(title, xlab), side = c(3, 1), line = c(2.5, 3.5), font = c(2, 1), 
	cex = c(1.2, 1))
dev.off()
